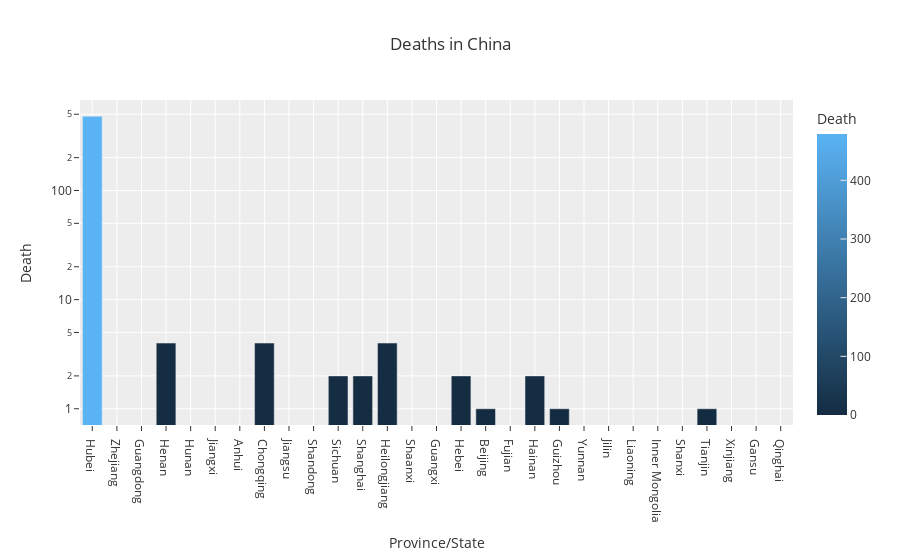

The code cell stored with this chart in its notebook:
### Code cell
fig = px.bar(temp_f[['Province/State', 'Death']], y = 'Death', x = 'Province/State',
             color = 'Death', title = 'Deaths in China', log_y = True, template = 'ggplot2')
fig.show()

### Figure 1 — Plotly figure (JSON) as saved in the notebook; plotly's stock layout.template omitted (floating-point values rounded to 4 significant figures)
{"data": [{"alignmentgroup": "True", "hoverlabel": {"namelength": 0}, "hovertemplate": "Province/State=%{x}<br>Death=%{marker.color}", "legendgroup": "", "marker": {"color": [479, 0, 0, 4, 0, 0, 0, 4, 0, 0, 2, 2, 4, 0, 0, 2, 1, 0, 2, 1, 0, 0, 0, 0, 0, 1, 0, 0, 0], "coloraxis": "coloraxis"}, "name": "", "offsetgroup": "", "orientation": "v", "showlegend": false, "textposition": "auto", "type": "bar", "x": ["Hubei", "Zhejiang", "Guangdong", "Henan", "Hunan", "Jiangxi", "Anhui", "Chongqing", "Jiangsu", "Shandong", "Sichuan", "Shanghai", "Heilongjiang", "Shaanxi", "Guangxi", "Hebei", "Beijing", "Fujian", "Hainan", "Guizhou", "Yunnan", "Jilin", "Liaoning", "Inner Mongolia", "Shanxi", "Tianjin", "Xinjiang", "Gansu", "Qinghai"], "xaxis": "x", "y": [479, 0, 0, 4, 0, 0, 0, 4, 0, 0, 2, 2, 4, 0, 0, 2, 1, 0, 2, 1, 0, 0, 0, 0, 0, 1, 0, 0, 0], "yaxis": "y"}], "layout": {"barmode": "relative", "coloraxis": {"colorbar": {"title": {"text": "Death"}}, "colorscale": [[0, "rgb(20,44,66)"], [1, "rgb(90,179,244)"]]}, "legend": {"tracegroupgap": 0}, "title": {"text": "Deaths in China"}, "xaxis": {"anchor": "y", "domain": [0, 1], "title": {"text": "Province/State"}}, "yaxis": {"anchor": "x", "domain": [0, 1], "title": {"text": "Death"}, "type": "log"}}}
